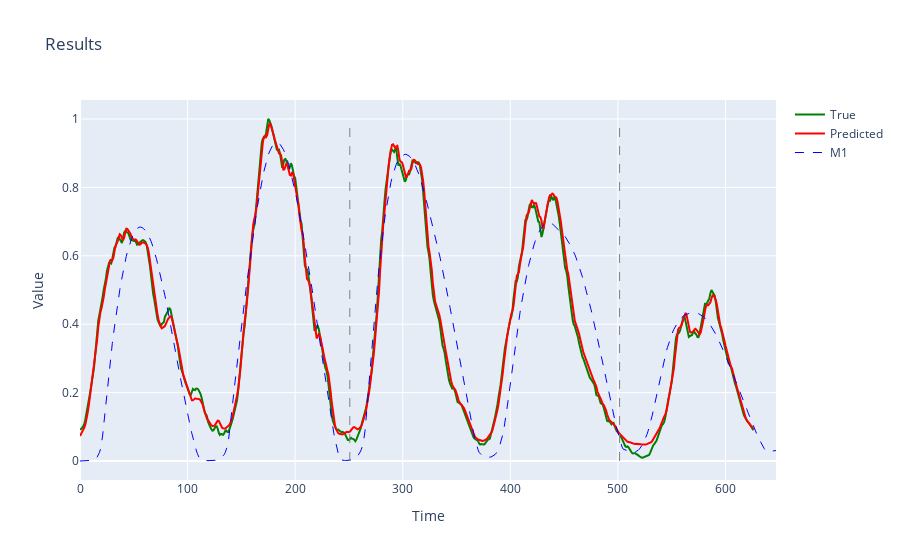

The notebook cell saved with this chart:
### Markdown cell above
# Results

### Code cell
model.eval()
x = data.X.to(device)
y = data.y.to(device)
preds = model(x.to(device))


fig = go.Figure()
fig.add_trace(go.Scatter(y=y.cpu().numpy()[:, 0], name='True', mode='lines', line=dict(color='green')))
fig.add_trace(go.Scatter(y=preds.detach().cpu().numpy()[:, 0], name='Predicted', mode='lines', line=dict(color='red')))
# train-val line
fig.add_shape(type='line', x0=(1 - test_val_size) * len(x), x1=(1 - test_val_size) * len(x), y0=0, y1=1, line=dict(color='gray', width=1, dash='dash'))
fig.add_shape(type='line', x0=0.8 * len(x), x1=0.8 * len(x), y0=0, y1=1, line=dict(color='gray', width=1, dash='dash'))
# add M1
fig.add_trace(go.Scatter(y=model_series, name='M1', mode='lines', line=dict(color='blue', dash='dash', width=1)))
fig.update_layout(title='Results', xaxis_title='Time', yaxis_title='Value')
fig.show()

### Figure 1 — Plotly figure (JSON) as saved in the notebook; plotly's stock layout.template omitted (floating-point values rounded to 4 significant figures; data arrays with more than 128 entries replaced by an {"elided": "..."} marker saying what was removed)
{"data": [{"line": {"color": "green"}, "mode": "lines", "name": "True", "type": "scatter", "y": {"elided": "627 float values"}}, {"line": {"color": "red"}, "mode": "lines", "name": "Predicted", "type": "scatter", "y": {"elided": "627 float values"}}, {"line": {"color": "blue", "dash": "dash", "width": 1}, "mode": "lines", "name": "M1", "type": "scatter", "y": {"elided": "648 float values"}}], "layout": {"shapes": [{"line": {"color": "gray", "dash": "dash", "width": 1}, "type": "line", "x0": 250.8, "x1": 250.8, "y0": 0, "y1": 1}, {"line": {"color": "gray", "dash": "dash", "width": 1}, "type": "line", "x0": 501.6, "x1": 501.6, "y0": 0, "y1": 1}], "title": {"text": "Results"}, "xaxis": {"title": {"text": "Time"}}, "yaxis": {"title": {"text": "Value"}}}}
